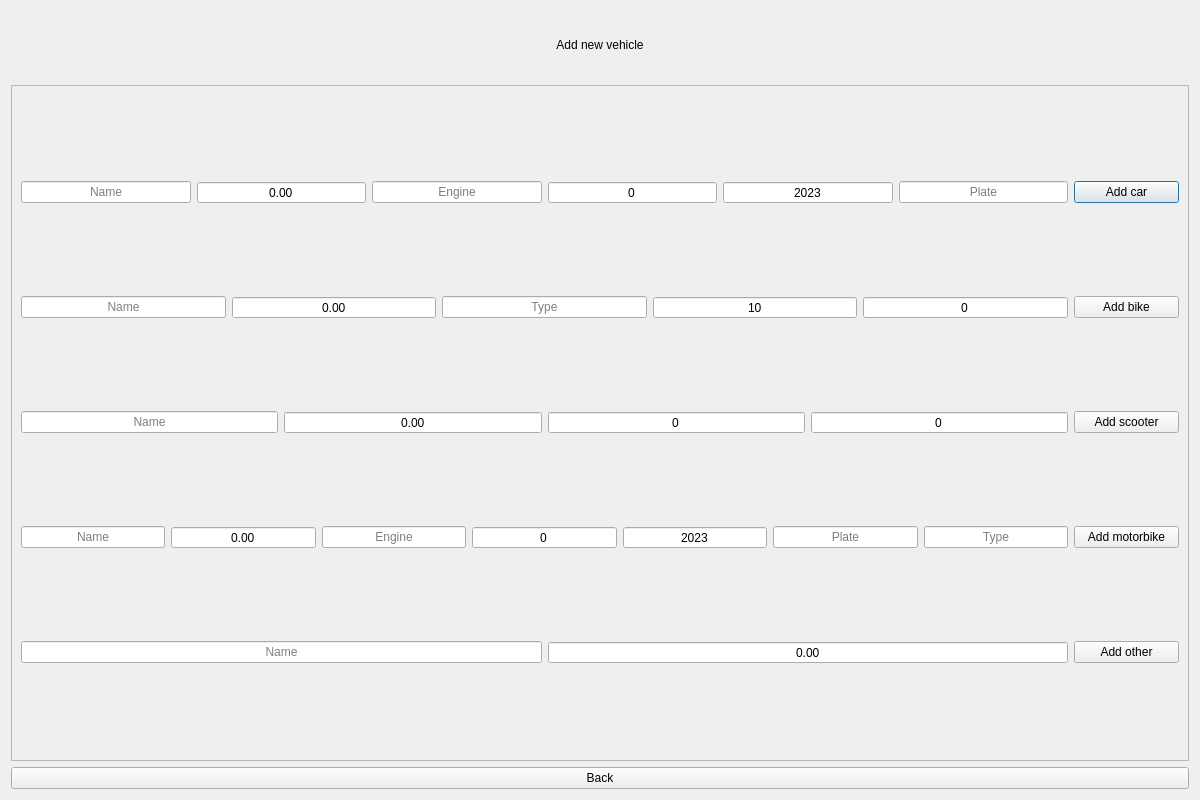
<?xml version="1.0" encoding="UTF-8"?>
<ui version="4.0">
 <class>addVehicle</class>
 <widget class="QDialog" name="addVehicle">
  <property name="geometry">
   <rect>
    <x>0</x>
    <y>0</y>
    <width>1200</width>
    <height>800</height>
   </rect>
  </property>
  <property name="maximumSize">
   <size>
    <width>1200</width>
    <height>800</height>
   </size>
  </property>
  <property name="windowTitle">
   <string>Add new vehicle</string>
  </property>
  <property name="styleSheet">
   <string notr="true"/>
  </property>
  <layout class="QVBoxLayout" name="verticalLayout" stretch="1,10,1">
   <item>
    <widget class="QLabel" name="label">
     <property name="text">
      <string>Add new vehicle</string>
     </property>
     <property name="alignment">
      <set>Qt::AlignCenter</set>
     </property>
    </widget>
   </item>
   <item>
    <widget class="QFrame" name="frame_3">
     <property name="frameShape">
      <enum>QFrame::StyledPanel</enum>
     </property>
     <property name="frameShadow">
      <enum>QFrame::Raised</enum>
     </property>
     <layout class="QVBoxLayout" name="verticalLayout_3">
      <item>
       <layout class="QHBoxLayout" name="horizontalLayout_7" stretch="10,1">
        <item>
         <layout class="QHBoxLayout" name="horizontalLayout">
          <item>
           <widget class="QLineEdit" name="car_name">
            <property name="inputMask">
             <string/>
            </property>
            <property name="text">
             <string/>
            </property>
            <property name="alignment">
             <set>Qt::AlignCenter</set>
            </property>
            <property name="placeholderText">
             <string>Name</string>
            </property>
           </widget>
          </item>
          <item>
           <widget class="QDoubleSpinBox" name="car_price">
            <property name="sizePolicy">
             <sizepolicy hsizetype="Expanding" vsizetype="Fixed">
              <horstretch>0</horstretch>
              <verstretch>0</verstretch>
             </sizepolicy>
            </property>
            <property name="toolTip">
             <string>&lt;html&gt;&lt;head/&gt;&lt;body&gt;&lt;p&gt;Price&lt;/p&gt;&lt;/body&gt;&lt;/html&gt;</string>
            </property>
            <property name="whatsThis">
             <string>&lt;html&gt;&lt;head/&gt;&lt;body&gt;&lt;p&gt;Year&lt;/p&gt;&lt;/body&gt;&lt;/html&gt;</string>
            </property>
            <property name="alignment">
             <set>Qt::AlignCenter</set>
            </property>
            <property name="buttonSymbols">
             <enum>QAbstractSpinBox::NoButtons</enum>
            </property>
            <property name="maximum">
             <double>1000000.000000000000000</double>
            </property>
           </widget>
          </item>
          <item>
           <widget class="QLineEdit" name="car_engine">
            <property name="alignment">
             <set>Qt::AlignCenter</set>
            </property>
            <property name="placeholderText">
             <string>Engine</string>
            </property>
           </widget>
          </item>
          <item>
           <widget class="QSpinBox" name="car_horse">
            <property name="sizePolicy">
             <sizepolicy hsizetype="Expanding" vsizetype="Fixed">
              <horstretch>0</horstretch>
              <verstretch>0</verstretch>
             </sizepolicy>
            </property>
            <property name="toolTip">
             <string>&lt;html&gt;&lt;head/&gt;&lt;body&gt;&lt;p&gt;Horse Power&lt;/p&gt;&lt;/body&gt;&lt;/html&gt;</string>
            </property>
            <property name="alignment">
             <set>Qt::AlignCenter</set>
            </property>
            <property name="buttonSymbols">
             <enum>QAbstractSpinBox::NoButtons</enum>
            </property>
            <property name="maximum">
             <number>2000</number>
            </property>
           </widget>
          </item>
          <item>
           <widget class="QSpinBox" name="car_year">
            <property name="sizePolicy">
             <sizepolicy hsizetype="Expanding" vsizetype="Fixed">
              <horstretch>0</horstretch>
              <verstretch>0</verstretch>
             </sizepolicy>
            </property>
            <property name="toolTip">
             <string>&lt;html&gt;&lt;head/&gt;&lt;body&gt;&lt;p&gt;Year of production&lt;/p&gt;&lt;p&gt;&lt;br/&gt;&lt;/p&gt;&lt;/body&gt;&lt;/html&gt;</string>
            </property>
            <property name="alignment">
             <set>Qt::AlignCenter</set>
            </property>
            <property name="buttonSymbols">
             <enum>QAbstractSpinBox::NoButtons</enum>
            </property>
            <property name="minimum">
             <number>1900</number>
            </property>
            <property name="maximum">
             <number>2023</number>
            </property>
            <property name="value">
             <number>2023</number>
            </property>
           </widget>
          </item>
          <item>
           <widget class="QLineEdit" name="car_plate">
            <property name="text">
             <string/>
            </property>
            <property name="alignment">
             <set>Qt::AlignCenter</set>
            </property>
            <property name="placeholderText">
             <string>Plate</string>
            </property>
           </widget>
          </item>
         </layout>
        </item>
        <item>
         <widget class="QPushButton" name="addCar_b">
          <property name="text">
           <string>Add car</string>
          </property>
         </widget>
        </item>
       </layout>
      </item>
      <item>
       <layout class="QHBoxLayout" name="horizontalLayout_8" stretch="10,1">
        <item>
         <layout class="QHBoxLayout" name="horizontalLayout_3">
          <item>
           <widget class="QLineEdit" name="bike_name">
            <property name="alignment">
             <set>Qt::AlignCenter</set>
            </property>
            <property name="placeholderText">
             <string>Name</string>
            </property>
           </widget>
          </item>
          <item>
           <widget class="QDoubleSpinBox" name="bike_price">
            <property name="sizePolicy">
             <sizepolicy hsizetype="Expanding" vsizetype="Fixed">
              <horstretch>0</horstretch>
              <verstretch>0</verstretch>
             </sizepolicy>
            </property>
            <property name="toolTip">
             <string>&lt;html&gt;&lt;head/&gt;&lt;body&gt;&lt;p&gt;Price&lt;/p&gt;&lt;/body&gt;&lt;/html&gt;</string>
            </property>
            <property name="alignment">
             <set>Qt::AlignCenter</set>
            </property>
            <property name="buttonSymbols">
             <enum>QAbstractSpinBox::NoButtons</enum>
            </property>
            <property name="maximum">
             <double>10000.000000000000000</double>
            </property>
           </widget>
          </item>
          <item>
           <widget class="QLineEdit" name="bike_type">
            <property name="alignment">
             <set>Qt::AlignCenter</set>
            </property>
            <property name="placeholderText">
             <string>Type</string>
            </property>
           </widget>
          </item>
          <item>
           <widget class="QSpinBox" name="bike_size">
            <property name="sizePolicy">
             <sizepolicy hsizetype="Expanding" vsizetype="Fixed">
              <horstretch>0</horstretch>
              <verstretch>0</verstretch>
             </sizepolicy>
            </property>
            <property name="toolTip">
             <string>&lt;html&gt;&lt;head/&gt;&lt;body&gt;&lt;p&gt;size: 10-30&lt;/p&gt;&lt;/body&gt;&lt;/html&gt;</string>
            </property>
            <property name="alignment">
             <set>Qt::AlignCenter</set>
            </property>
            <property name="buttonSymbols">
             <enum>QAbstractSpinBox::NoButtons</enum>
            </property>
            <property name="minimum">
             <number>10</number>
            </property>
            <property name="maximum">
             <number>30</number>
            </property>
           </widget>
          </item>
          <item>
           <widget class="QSpinBox" name="bike_id">
            <property name="sizePolicy">
             <sizepolicy hsizetype="Expanding" vsizetype="Fixed">
              <horstretch>0</horstretch>
              <verstretch>0</verstretch>
             </sizepolicy>
            </property>
            <property name="toolTip">
             <string>&lt;html&gt;&lt;head/&gt;&lt;body&gt;&lt;p&gt;id&lt;/p&gt;&lt;/body&gt;&lt;/html&gt;</string>
            </property>
            <property name="alignment">
             <set>Qt::AlignCenter</set>
            </property>
            <property name="buttonSymbols">
             <enum>QAbstractSpinBox::NoButtons</enum>
            </property>
            <property name="maximum">
             <number>100000</number>
            </property>
           </widget>
          </item>
         </layout>
        </item>
        <item>
         <widget class="QPushButton" name="addBike_b">
          <property name="text">
           <string>Add bike</string>
          </property>
         </widget>
        </item>
       </layout>
      </item>
      <item>
       <layout class="QHBoxLayout" name="horizontalLayout_9" stretch="10,1">
        <item>
         <layout class="QHBoxLayout" name="horizontalLayout_4">
          <item>
           <widget class="QLineEdit" name="scooter_name">
            <property name="alignment">
             <set>Qt::AlignCenter</set>
            </property>
            <property name="placeholderText">
             <string>Name</string>
            </property>
           </widget>
          </item>
          <item>
           <widget class="QDoubleSpinBox" name="scooter_price">
            <property name="sizePolicy">
             <sizepolicy hsizetype="Expanding" vsizetype="Fixed">
              <horstretch>0</horstretch>
              <verstretch>0</verstretch>
             </sizepolicy>
            </property>
            <property name="toolTip">
             <string>&lt;html&gt;&lt;head/&gt;&lt;body&gt;&lt;p&gt;price&lt;/p&gt;&lt;/body&gt;&lt;/html&gt;</string>
            </property>
            <property name="alignment">
             <set>Qt::AlignCenter</set>
            </property>
            <property name="buttonSymbols">
             <enum>QAbstractSpinBox::NoButtons</enum>
            </property>
            <property name="maximum">
             <double>100000.000000000000000</double>
            </property>
           </widget>
          </item>
          <item>
           <widget class="QSpinBox" name="scooter_range">
            <property name="sizePolicy">
             <sizepolicy hsizetype="Expanding" vsizetype="Fixed">
              <horstretch>0</horstretch>
              <verstretch>0</verstretch>
             </sizepolicy>
            </property>
            <property name="toolTip">
             <string>&lt;html&gt;&lt;head/&gt;&lt;body&gt;&lt;p&gt;range&lt;/p&gt;&lt;/body&gt;&lt;/html&gt;</string>
            </property>
            <property name="alignment">
             <set>Qt::AlignCenter</set>
            </property>
            <property name="buttonSymbols">
             <enum>QAbstractSpinBox::NoButtons</enum>
            </property>
            <property name="maximum">
             <number>200</number>
            </property>
           </widget>
          </item>
          <item>
           <widget class="QSpinBox" name="scooter_id">
            <property name="sizePolicy">
             <sizepolicy hsizetype="Expanding" vsizetype="Fixed">
              <horstretch>0</horstretch>
              <verstretch>0</verstretch>
             </sizepolicy>
            </property>
            <property name="toolTip">
             <string>&lt;html&gt;&lt;head/&gt;&lt;body&gt;&lt;p&gt;id&lt;/p&gt;&lt;/body&gt;&lt;/html&gt;</string>
            </property>
            <property name="alignment">
             <set>Qt::AlignCenter</set>
            </property>
            <property name="buttonSymbols">
             <enum>QAbstractSpinBox::NoButtons</enum>
            </property>
            <property name="maximum">
             <number>1000000</number>
            </property>
           </widget>
          </item>
         </layout>
        </item>
        <item>
         <widget class="QPushButton" name="addScooter_b">
          <property name="text">
           <string>Add scooter</string>
          </property>
         </widget>
        </item>
       </layout>
      </item>
      <item>
       <layout class="QHBoxLayout" name="horizontalLayout_10" stretch="10,1">
        <item>
         <layout class="QHBoxLayout" name="horizontalLayout_5">
          <item>
           <widget class="QLineEdit" name="motor_name">
            <property name="alignment">
             <set>Qt::AlignCenter</set>
            </property>
            <property name="placeholderText">
             <string>Name</string>
            </property>
           </widget>
          </item>
          <item>
           <widget class="QDoubleSpinBox" name="motor_price">
            <property name="sizePolicy">
             <sizepolicy hsizetype="Expanding" vsizetype="Fixed">
              <horstretch>0</horstretch>
              <verstretch>0</verstretch>
             </sizepolicy>
            </property>
            <property name="toolTip">
             <string>&lt;html&gt;&lt;head/&gt;&lt;body&gt;&lt;p&gt;price&lt;/p&gt;&lt;/body&gt;&lt;/html&gt;</string>
            </property>
            <property name="alignment">
             <set>Qt::AlignCenter</set>
            </property>
            <property name="buttonSymbols">
             <enum>QAbstractSpinBox::NoButtons</enum>
            </property>
            <property name="maximum">
             <double>1000000.000000000000000</double>
            </property>
           </widget>
          </item>
          <item>
           <widget class="QLineEdit" name="motor_engine">
            <property name="text">
             <string/>
            </property>
            <property name="alignment">
             <set>Qt::AlignCenter</set>
            </property>
            <property name="placeholderText">
             <string>Engine</string>
            </property>
           </widget>
          </item>
          <item>
           <widget class="QSpinBox" name="motor_horse">
            <property name="sizePolicy">
             <sizepolicy hsizetype="Expanding" vsizetype="Fixed">
              <horstretch>0</horstretch>
              <verstretch>0</verstretch>
             </sizepolicy>
            </property>
            <property name="toolTip">
             <string>&lt;html&gt;&lt;head/&gt;&lt;body&gt;&lt;p&gt;horse power&lt;/p&gt;&lt;/body&gt;&lt;/html&gt;</string>
            </property>
            <property name="alignment">
             <set>Qt::AlignCenter</set>
            </property>
            <property name="buttonSymbols">
             <enum>QAbstractSpinBox::NoButtons</enum>
            </property>
            <property name="maximum">
             <number>2000</number>
            </property>
           </widget>
          </item>
          <item>
           <widget class="QSpinBox" name="motor_year">
            <property name="sizePolicy">
             <sizepolicy hsizetype="Expanding" vsizetype="Fixed">
              <horstretch>0</horstretch>
              <verstretch>0</verstretch>
             </sizepolicy>
            </property>
            <property name="toolTip">
             <string>&lt;html&gt;&lt;head/&gt;&lt;body&gt;&lt;p&gt;year of production&lt;/p&gt;&lt;/body&gt;&lt;/html&gt;</string>
            </property>
            <property name="alignment">
             <set>Qt::AlignCenter</set>
            </property>
            <property name="buttonSymbols">
             <enum>QAbstractSpinBox::NoButtons</enum>
            </property>
            <property name="minimum">
             <number>1900</number>
            </property>
            <property name="maximum">
             <number>2023</number>
            </property>
            <property name="value">
             <number>2023</number>
            </property>
           </widget>
          </item>
          <item>
           <widget class="QLineEdit" name="motor_plate">
            <property name="alignment">
             <set>Qt::AlignCenter</set>
            </property>
            <property name="placeholderText">
             <string>Plate</string>
            </property>
           </widget>
          </item>
          <item>
           <widget class="QLineEdit" name="motor_type">
            <property name="text">
             <string/>
            </property>
            <property name="alignment">
             <set>Qt::AlignCenter</set>
            </property>
            <property name="placeholderText">
             <string>Type</string>
            </property>
           </widget>
          </item>
         </layout>
        </item>
        <item>
         <widget class="QPushButton" name="addMotorbike_b">
          <property name="text">
           <string>Add motorbike</string>
          </property>
         </widget>
        </item>
       </layout>
      </item>
      <item>
       <layout class="QHBoxLayout" name="horizontalLayout_11" stretch="10,1">
        <item>
         <layout class="QHBoxLayout" name="horizontalLayout_6">
          <item>
           <widget class="QLineEdit" name="other_name">
            <property name="text">
             <string/>
            </property>
            <property name="alignment">
             <set>Qt::AlignCenter</set>
            </property>
            <property name="placeholderText">
             <string>Name</string>
            </property>
           </widget>
          </item>
          <item>
           <widget class="QDoubleSpinBox" name="other_price">
            <property name="sizePolicy">
             <sizepolicy hsizetype="Expanding" vsizetype="Fixed">
              <horstretch>0</horstretch>
              <verstretch>0</verstretch>
             </sizepolicy>
            </property>
            <property name="toolTip">
             <string>&lt;html&gt;&lt;head/&gt;&lt;body&gt;&lt;p&gt;price&lt;/p&gt;&lt;/body&gt;&lt;/html&gt;</string>
            </property>
            <property name="alignment">
             <set>Qt::AlignCenter</set>
            </property>
            <property name="buttonSymbols">
             <enum>QAbstractSpinBox::NoButtons</enum>
            </property>
            <property name="maximum">
             <double>10000000.000000000000000</double>
            </property>
           </widget>
          </item>
         </layout>
        </item>
        <item>
         <widget class="QPushButton" name="addOther_b">
          <property name="text">
           <string>Add other</string>
          </property>
         </widget>
        </item>
       </layout>
      </item>
     </layout>
    </widget>
   </item>
   <item>
    <widget class="QPushButton" name="BackButton_b">
     <property name="text">
      <string>Back</string>
     </property>
    </widget>
   </item>
  </layout>
 </widget>
 <resources/>
 <connections/>
</ui>
